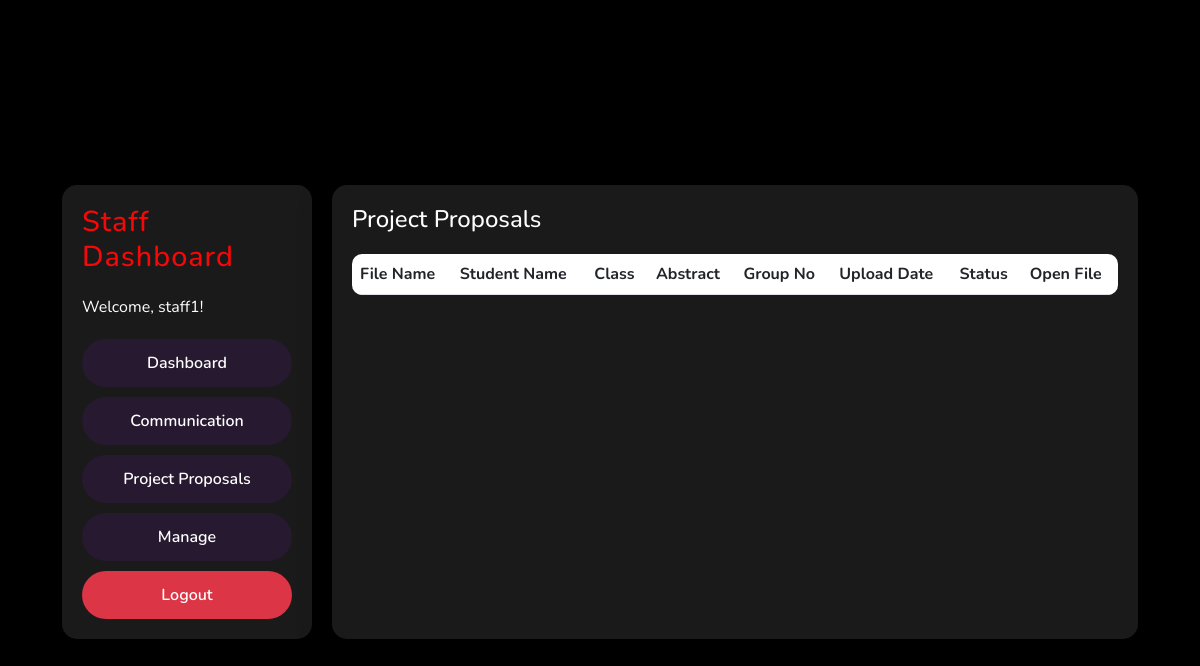
Page /staff/project_proposals (signed in) on the earlier database version.
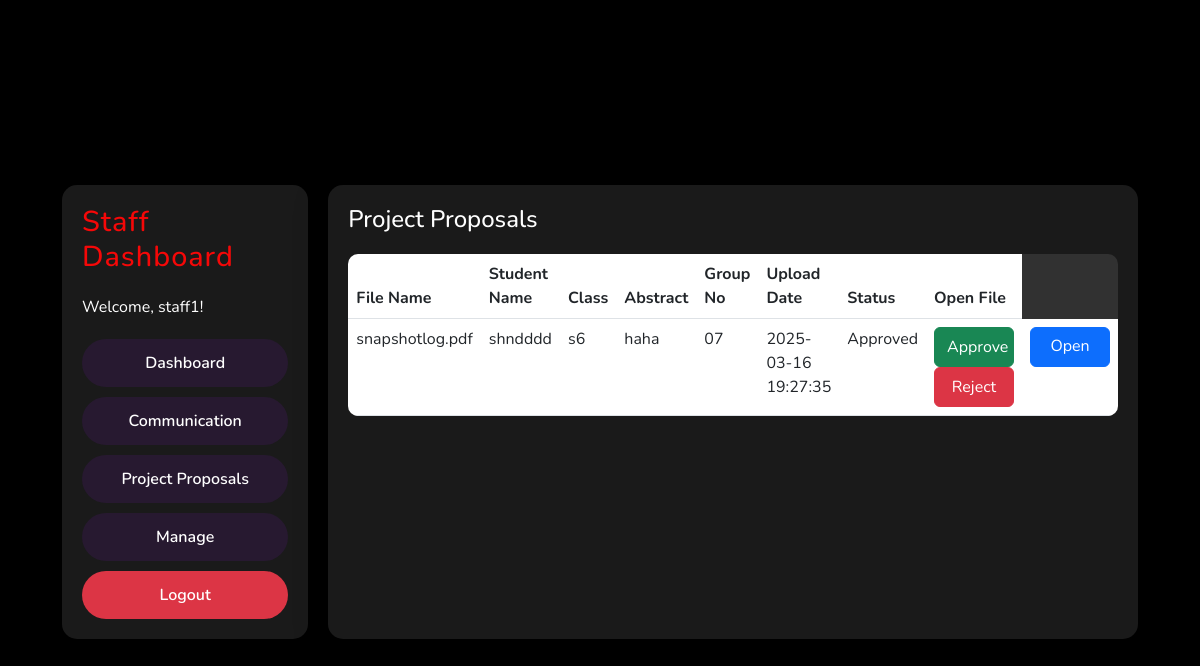
Same page on the later database version.
### app.py (models this page shows)
class Document(db.Model):
    id = db.Column(db.Integer, primary_key=True)
    user_id = db.Column(db.Integer, db.ForeignKey('user.id'), nullable=False)  # Foreign key for the uploader
    staff_id = db.Column(db.Integer, db.ForeignKey('user.id'), nullable=False)  # Foreign key for the assigned staff
    file_name = db.Column(db.String(100), nullable=False)
    file_path = db.Column(db.String(200), nullable=False)
    upload_date = db.Column(db.DateTime, nullable=False, default=datetime.utcnow)
    status = db.Column(db.String(20), default='Pending')
    student_name = db.Column(db.String(50), nullable=False)
    class_name = db.Column(db.String(50), nullable=False)
    abstract = db.Column(db.Text, nullable=False)
    group_no = db.Column(db.String(20), nullable=False)
    staff_name = db.Column(db.String(50), nullable=False)

### app.py (the view)
@app.route('/staff/project_proposals')
@login_required
def staff_project_proposals():
    if current_user.role != 'Staff':
        flash('You do not have permission to access this page.', 'error')
        return redirect(url_for('home'))
    documents = Document.query.filter_by(staff_id=current_user.id).all()
    return render_template('staff_project_proposals.html', documents=documents)

### app.py (called while the page is built)
@login_manager.user_loader
def load_user(user_id):
    return User.query.get(int(user_id))

### templates/staff_project_proposals.html
{% extends "base.html" %}
{% block content %}
<div class="dashboard-container">
    <div class="dashboard-nav">
        <h2>Staff Dashboard</h2>
        <p>Welcome, {{ current_user.username }}!</p>
        <div class="nav-options">
            <a href="{{ url_for('staff_dashboard') }}" class="nav-button">Dashboard</a>
            <a href="{{ url_for('staff_communication') }}" class="nav-button">Communication</a>
            <a href="{{ url_for('staff_project_proposals') }}" class="nav-button">Project Proposals</a>
            <a href="{{ url_for('staff_manage') }}" class="nav-button">Manage</a>
            <a href="{{ url_for('logout') }}" class="nav-button logout">Logout</a>
        </div>
    </div>
    <div class="dashboard-content">
        <h3>Project Proposals</h3>
        <table class="table">
            <thead>
                <tr>
                    <th>File Name</th>
                    <th>Student Name</th>
                    <th>Class</th>
                    <th>Abstract</th>
                    <th>Group No</th>
                    <th>Upload Date</th>
                    <th>Status</th>
                    <th>Open File</th>
                </tr>
            </thead>
            <tbody>
                {% for doc in documents %}
                <tr>
                    <td>{{ doc.file_name }}</td>
                    <td>{{ doc.student_name }}</td>
                    <td>{{ doc.class_name }}</td>
                    <td>{{ doc.abstract }}</td>
                    <td>{{ doc.group_no }}</td>
                    <td>{{ doc.upload_date.strftime('%Y-%m-%d %H:%M:%S') }}</td>
                    <td>{{ doc.status }}</td>
                    <td>
                        <form method="POST" action="{{ url_for('verify_document', doc_id=doc.id, action='approve') }}" style="display: inline;">
                            <button type="submit" class="btn btn-success">Approve</button>
                        </form>
                        <form method="POST" action="{{ url_for('verify_document', doc_id=doc.id, action='reject') }}" style="display: inline;">
                            <button type="submit" class="btn btn-danger">Reject</button>
                        </form>
                    </td>
                    <td>
                        <a href="{{ url_for('uploaded_file', filename=doc.file_name) }}" target="_blank" class="btn btn-primary">Open</a>
                    </td>
                </tr>
                {% endfor %}
            </tbody>
        </table>
    </div>
</div>
{% endblock %}

Differences in the rows shown:
now on this page (row edited): Document: file_name "snapshotlog.pdf", student_name "shndddd", class_name "s6", abstract "haha", group_no "07", upload_date "2025-03-16 19:27:35", status "Approved"
